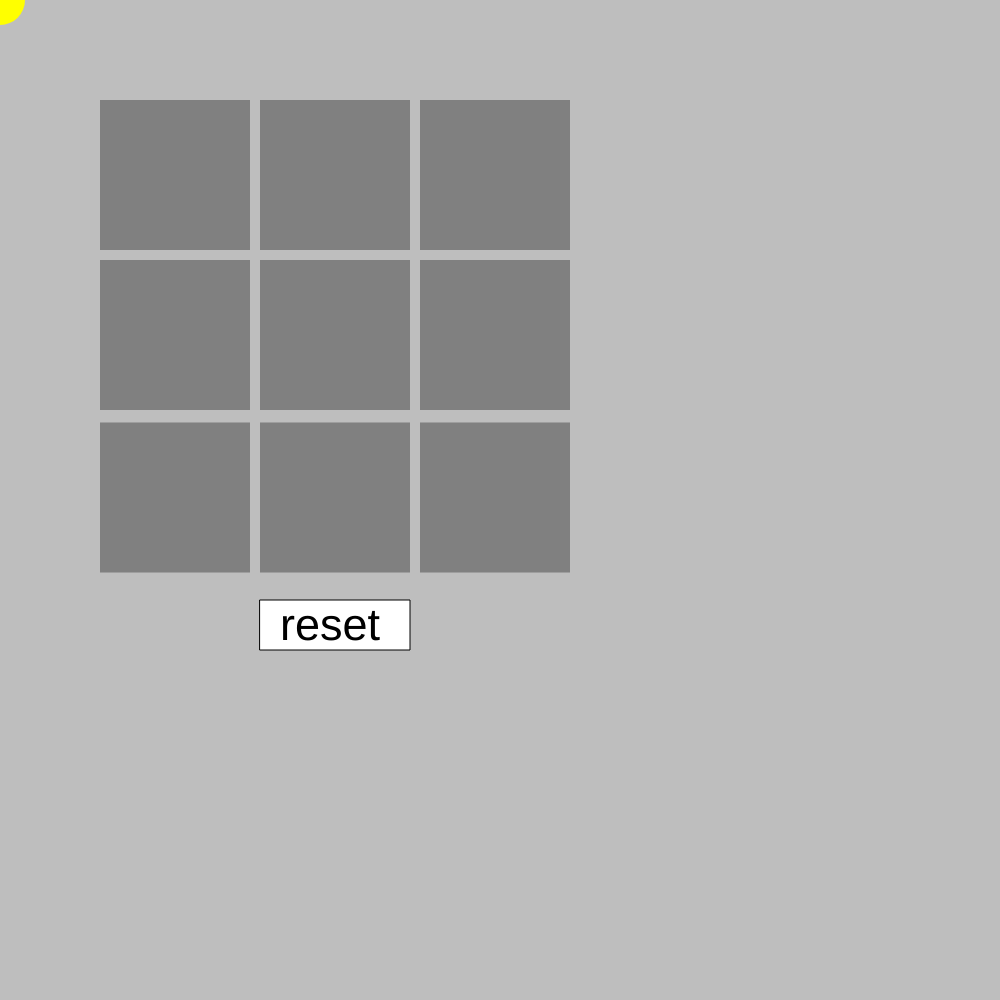
Frame 1 (no input)
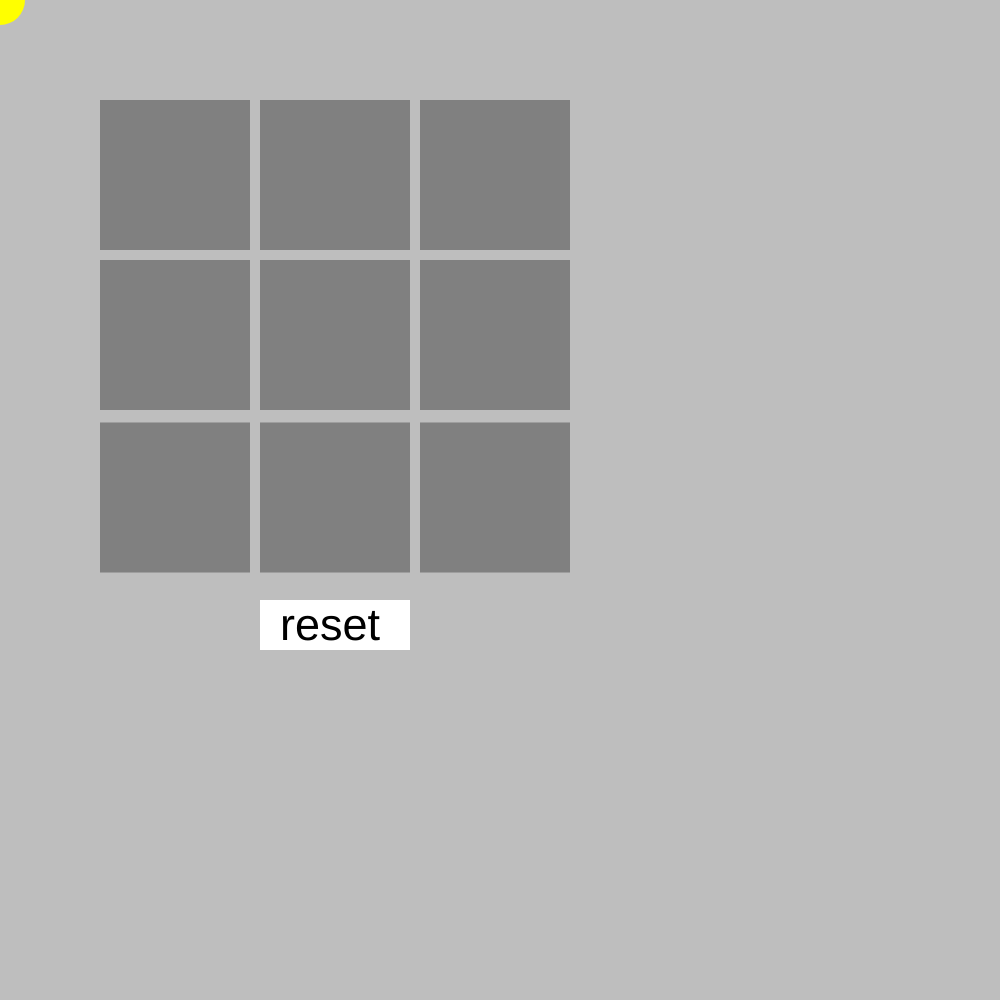
Frame 60 (no input)
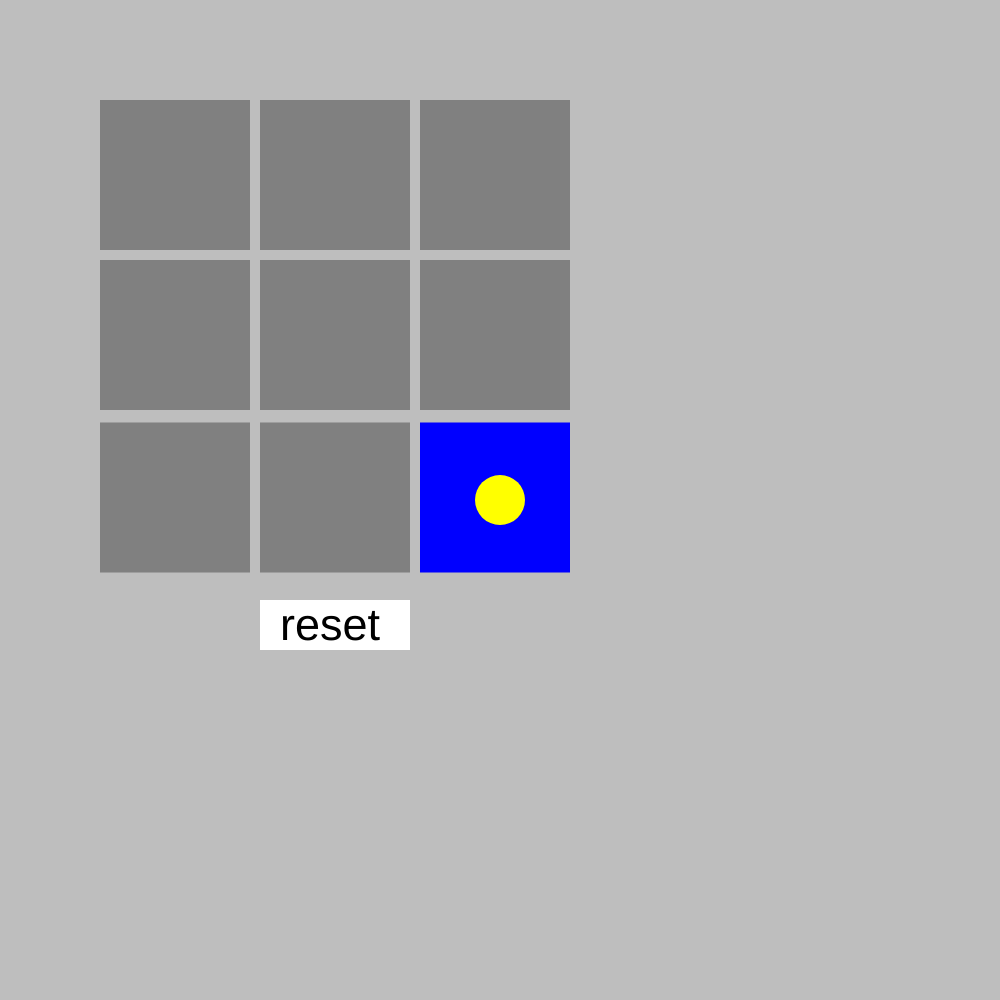
Frame 120 (the mouse pressed at the canvas centre since frame 60)

The p5.js sketch that drew these frames (run headless with seeded random() and noise() and a simulated clock; from frame 60 on, the mouse is pressed at the canvas centre):

// p5.js sketch
// ── sketch.js
let Player = 1
// let RectX1 = 100
// let RectX2 = 255
// let RectX3 = 410
// let RectY1 = 100
// let RectY2 = 255
// let RectY3 = 410
let RectW = 150
let RectH = 150
let RectB = 10
let Box1 = 0
let Box2 = 0
let Box3 = 0
let Box4 = 0
let Box5 = 0
let Box6 = 0
let Box7 = 0
let Box8 = 0
let Box9 = 0
let Win = 0
let winner = 0;
let reset = 0
let ButtonX = 260
let ButtonY = 600
let ButtonW = 150
let ButtonH = 50




function setup() {
  createCanvas(1000, 1000);
}

function mousePressed(){
  if (mouseButton == LEFT && Win == 0){
    console.log("Linker Muisknop")

let RectX = 100
let RectY = 100




if (Box1 == 0 &&
  mouseX > RectX && mouseX < RectX + RectW &&
  mouseY > RectY && mouseY < RectY + RectH 
){
  Box1 = Player;
  Player++
}

RectX += RectW + RectB;
if (Box2 == 0 &&
  mouseX > RectX && mouseX < RectX + RectW &&
  mouseY > RectY && mouseY < RectY + RectH 
){
  Box2 = Player;
  Player++
}

RectX += RectW + RectB;
if (Box3 == 0 &&
  mouseX > RectX && mouseX < RectX + RectW &&
  mouseY > RectY && mouseY < RectY + RectH 
){
  Box3 = Player;
  Player++
}

 RectX = 100;
 RectY += RectH + RectB;

 if (Box4 == 0 &&
  mouseX > RectX && mouseX < RectX + RectW &&
  mouseY > RectY && mouseY < RectY + RectH 
){
  Box4 = Player;
  Player++
}

RectX += RectW + RectB;
if (Box5 == 0 &&
  mouseX > RectX && mouseX < RectX + RectW &&
  mouseY > RectY && mouseY < RectY + RectH 
){
  Box5 = Player;
  Player++
}

RectX += RectW + RectB;
if (Box6 == 0 &&
  mouseX > RectX && mouseX < RectX + RectW &&
  mouseY > RectY && mouseY < RectY + RectH 
){
  Box6 = Player;
  Player++
}

 RectX = 100;
 RectY += RectH + RectB;

  if (Box7 == 0 &&
  mouseX > RectX && mouseX < RectX + RectW &&
  mouseY > RectY && mouseY < RectY + RectH 
){
  Box7 = Player;
  Player++
}

RectX += RectW + RectB;
if (Box8 == 0 &&
  mouseX > RectX && mouseX < RectX + RectW &&
  mouseY > RectY && mouseY < RectY + RectH 
){
  Box8 = Player;
  Player++
}

RectX += RectW + RectB;
if (Box9 == 0 &&
  mouseX > RectX && mouseX < RectX + RectW &&
  mouseY > RectY && mouseY < RectY + RectH 
){
  Box9 = Player;
  Player++
}
  }
      if (Player > 2){
  Player = 1
}
console.log(Player)
if (reset == 0 &&
    mouseX > ButtonX && mouseX < ButtonX + ButtonW  &&
    mouseY > ButtonY && mouseY < ButtonY + ButtonH) {
    Box1 = 0
    Box2 = 0
    Box3 = 0
    Box4 = 0
    Box5 = 0
    Box6 = 0
    Box7 = 0
    Box8 = 0
    Box9 = 0
  }
console.log("reset " + reset)
}

function draw() {
  background(190);
let RectX = 100
let RectY = 100




fill("white")
rect(ButtonX,ButtonY,ButtonW,ButtonH)
textSize(45)
fill("black")
text("reset",280,640)

strokeWeight(0)
  if(Box1 == 1) {
    fill("blue")
  } else if (Box1 == 2) {
    fill("red");
  } else {
    fill("grey");
  }
  rect (RectX,RectY, RectW,RectH)


  RectX += RectW + RectB;
  strokeWeight(0)
   if(Box2 == 1) {
    fill("blue")
  } else if (Box2 == 2) {
    fill("red");
  } else {
    fill("grey");
  }
  rect (RectX,RectY, RectW,RectH)


  RectX += RectW + RectB;
  strokeWeight(0)
    if(Box3 == 1) {
    fill("blue")
  } else if (Box3 == 2) {
    fill("red");
  } else {
    fill("grey");
  }
  rect (RectX,RectY, RectW,RectH)

  
RectX = 100
RectY += RectH+ RectB;

  strokeWeight(0)
    if(Box4 == 1) {
    fill("blue")
  } else if (Box4 == 2) {
    fill("red");
  } else {
    fill("grey");
  }
  rect (RectX,RectY, RectW,RectH)


  RectX += RectW + RectB;
  strokeWeight(0)
    if(Box5 == 1) {
    fill("blue")
  } else if (Box5 == 2) {
    fill("red");
  } else {
    fill("grey");
  }
  rect (RectX,RectY, RectW,RectH)


  RectX += RectW + RectB;
  strokeWeight(0)
    if(Box6 == 1) {
    fill("blue")
  } else if (Box6 == 2) {
    fill("red");
  } else {
    fill("grey");
  }
  rect (RectX,RectY, RectW,RectH)

RectX = 100
RectY = RectH *2.75 + RectB;


  strokeWeight(0)
    if(Box7 == 1) {
    fill("blue")
  } else if (Box7 == 2) {
    fill("red");
  } else {
    fill("grey");
  }
  rect (RectX,RectY, RectW,RectH)


  RectX += RectW + RectB;
  strokeWeight(0)
    if(Box8 == 1) {
    fill("blue")
  } else if (Box8 == 2) {
    fill("red");
  } else {
    fill("grey");
  }
  rect (RectX,RectY, RectW,RectH)


  RectX += RectW + RectB;
  strokeWeight(0)
    if(Box9 == 1) {
    fill("blue")
  } else if (Box9 == 2) {
    fill("red");
  } else {
    fill("grey");
  }
  rect (RectX,RectY, RectW,RectH)

    
  if (Box1 != 0 &&
    Box1 == Box2 &&
    Box1 == Box3
  ){
     if (Player == 1) {
      winner = 2;
     
     } else if (Player == 2) {
      winner = 1;
    
     }
      textSize(60)
      fill("black")
      text ("Player " + winner + " wins",200,200)
    }
     if (Box1 != 0 &&
    Box1 == Box4 &&
    Box1 == Box7
  ){
     if (Player == 1) {
      winner = 2;
     
     } else if (Player == 2) {
      winner = 1;
    
     }
      textSize(60)
      fill("black")
      text ("Player " + winner + " wins",200,200)
    }
      if (Box1 != 0 &&
    Box1 == Box5 &&
    Box1 == Box9
  ){
     if (Player == 1) {
      winner = 2;
   
     } else if (Player == 2) {
      winner = 1;
   
     }
      textSize(60)
      fill("black")
      text ("Player " + winner + " wins",200,200)
    }
        if (Box2 != 0 &&
    Box2 == Box5 &&
    Box2 == Box8
  ){
     if (Player == 1) {
      winner = 2;
      
     } else if (Player == 2) {
      winner = 1;
     
     }
      textSize(60)
      fill("black")
      text ("Player " + winner + " wins",200,200)
    }
        if (Box3 != 0 &&
    Box3 == Box6 &&
    Box3 == Box9
  ){
     if (Player == 1) {
      winner = 2;
      
     } else if (Player == 2) {
      winner = 1;

     }
      textSize(60)
      fill("black")
      text ("Player " + winner + " wins",200,200)
    }
        if (Box3 != 0 &&
    Box3 == Box5 &&
    Box3 == Box7
  ){
     if (Player == 1) {
      winner = 2;
      
     } else if (Player == 2) {
      winner = 1;
    
     }
      textSize(60)
      fill("black")
      text ("Player " + winner + " wins",200,200)
    }
        if (Box4 != 0 &&
    Box4 == Box5 &&
    Box4 == Box6
  ){
     if (Player == 1) {
      winner = 2;
      
     } else if (Player == 2) {
      winner = 1;
      
     }
      textSize(60)
      fill("black")
      text ("Player " + winner + " wins",200,200)
    }
        if (Box7 != 0 &&
    Box7 == Box8 &&
    Box7 == Box9
  ){
     if (Player == 1) {
      winner = 2;
    
     } else if (Player == 2) {
      winner = 1;
   
     }
      textSize(60)
      fill("black")
      text ("Player " + winner + " wins",200,200)
    }


      if (Box1 != 0 && Box2 != 0 && Box3 != 0 && Box4 != 0 && Box5 != 0 && Box6 != 0 && Box7 != 0 && Box8 != 0 && Box9 != 0) {
        textSize(60)
        fill("black")
        text ("It's a draw!",200,200)
      }

    //mouse cursor
    fill("yellow")
    circle(mouseX,mouseY,50)
    }
